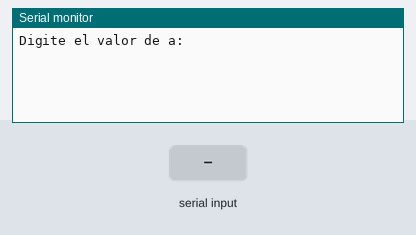
The program below on a simulated Arduino Uno, built with avr-gcc and run on an emulated ATmega328P. Shown: the last lines printed to the serial monitor. The test bench sets the inputs (shaded band).

Above: at 0.9 s.
1.0 s: "90,45,200\n" received over Serial
At 1.7 s:
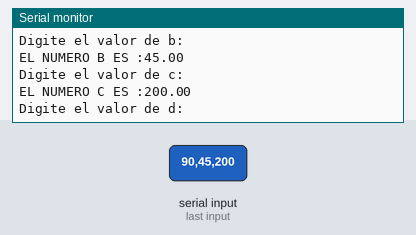
2.5 s: "30,150,10\n" received over Serial
At 3.1 s:
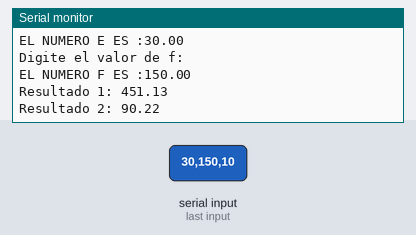

The program:

main.cpp
```cpp
#include <Arduino.h>

void setup() {
 Serial.begin(9600);
 Serial.println();

Serial.println("Digite el valor de a:");
while (!Serial.available()) {}
float numbera = Serial.parseFloat();
Serial.println ("EL NUMERO A ES :"+ String(numbera));

Serial.println("Digite el valor de b:");
while (!Serial.available()) {}
float numberb = Serial.parseFloat();
Serial.println ("EL NUMERO B ES :"+ String(numberb));

Serial.println("Digite el valor de c:");
while (!Serial.available()) {}
float numberc = Serial.parseFloat();
Serial.println ("EL NUMERO C ES :"+ String(numberc));

Serial.println("Digite el valor de d:");
while (!Serial.available()) {}
float numberd = Serial.parseFloat();
Serial.println ("EL NUMERO D ES :"+ String(numberd));

Serial.println("Digite el valor de e:");
while (!Serial.available()) {}
float numbere = Serial.parseFloat();
Serial.println ("EL NUMERO E ES :"+ String(numbere));

Serial.println("Digite el valor de f:");
while (!Serial.available()) {}
float numberf = Serial.parseFloat();
Serial.println ("EL NUMERO F ES :"+ String(numberf));

Serial.println("Resultado 1: " + String((numbera+(numberb/numberc))/(numberd+(numbere/numberf))));

Serial.println("Resultado 2: " + String((numbera+(numberb)/(numberc-numberd))));


}

void loop() {


}
```

Measured:
- after the input at 1.0 s, the serial monitor: prints a new line at once (image 1)
- after the input at 2.5 s, the serial monitor: prints a new line at once (image 2)
